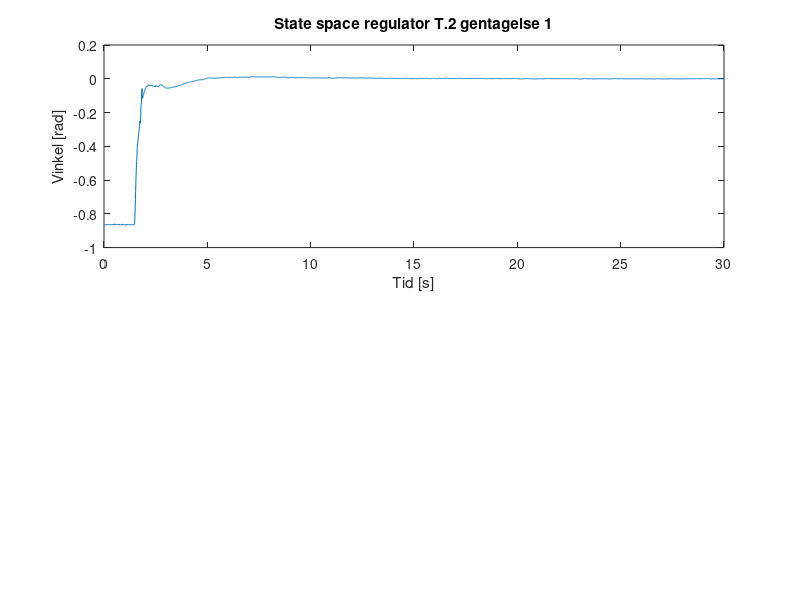

The MATLAB script that drew this image: (Note: this script raises an error after producing the figure.)
%Der er 10 ms mellem hver sampling
clc
clear all
close all

load('dataState.mat');


realdata=dataState(:,1);
stroem=dataState(:,2);
startPin=dataState(:,3);




n=3000;
for i = 1:n
    tid(i) = 0.01 * i;
end

start=[519;4585;7998;11282;14720;18048;21772;25572;28896;32244]
%start(1)=1144
%for i=2:10
%    start(i)=start(i-1)+2050;
%end

for i = 1:10
    data(:,i)=realdata(start(i):start(i)+(n-1));
    dataStroem(:,i)=stroem(start(i):start(i)+(n-1));
end

n=length(data)

for i = 1:10
    dataFilt(1,i) = data(1,i);
    dataFilt(2,i) = (data(1,i) + data(2,i))/2;
    dataFiltStroem(1,i) = dataStroem(1,i);
    dataFiltStroem(2,i) = (dataStroem(1,i) + dataStroem(2,i))/2;
end

for i = 1:10
    for ii=1:n-2
        dataFilt(ii+2,i)=(data(ii,i)+data(ii+1,i)+data(ii+2,i))/3;
        dataFiltStroem(ii+2,i)=(dataStroem(ii,i)+dataStroem(ii+1,i)+dataStroem(ii+2,i))/3;        
    end
end


temp = [0;0;0;0;0;0;0;0;0;0];

for i=1:10
    for ii=2001:n
        temp(i) = temp(i) + dataFilt(ii,i);
    end
end


offset = temp/(n-2000);

tempStroem = [0;0;0;0;0;0;0;0;0;0];

for i=1:10
    for ii=2001:n
        tempStroem(i) = tempStroem(i) + dataFiltStroem(ii,i);
    end
end


offsetStroem = tempStroem/(n-2000);





for i = 1:10
    dataFilt(:,i) = dataFilt(:,i)-offset(i);
    dataFiltStroem(:,i) = dataFiltStroem(:,i)-offsetStroem(i);
end

addMarkX = [0;0;0;0;0;0;0;0;0;0];
addMarkY = [0;0;0;0;0;0;0;0;0;0];

for i = 1:10
    for ii=1:(n-1)
        if abs(dataFilt(ii,i)) > 0.0175
            if abs(max(dataFilt(ii+1:n,i)))<=0.0175
                addMarkX(i) = ii+1;
                addMarkY(i) = dataFilt(ii+1,i);
            elseif abs(min(dataFilt(ii+1:n,i)))<=0.0175
                addMarkX(i) = ii+1;
                addMarkY(i) = dataFilt(ii+1,i);
            end
        end
    end
end

addMarkX = addMarkX * 0.01;
addMarkY = addMarkY * 0.01;

for i=1:10
    figure(i);
    subplot(2,1,1);
    plotVar = plot(tid,dataFilt(:,i));
    a=sprintf('State space regulator T.2 gentagelse %d',i);
    title(a)
    ylabel("Vinkel [rad]");
    xlabel("Tid [s]");
    yline(0.0175);
    yline(-0.0175);
    datatip(plotVar,addMarkX(i),addMarkY(i));
    subplot(2,1,2);
    plot(tid,dataFiltStroem(:,i));
    a=sprintf('Strøminput ved state space regulator T.2 gentagelse %d',i);
    title(a)
    ylabel("Strøm [A]");
    xlabel("Tid [s]");
end
